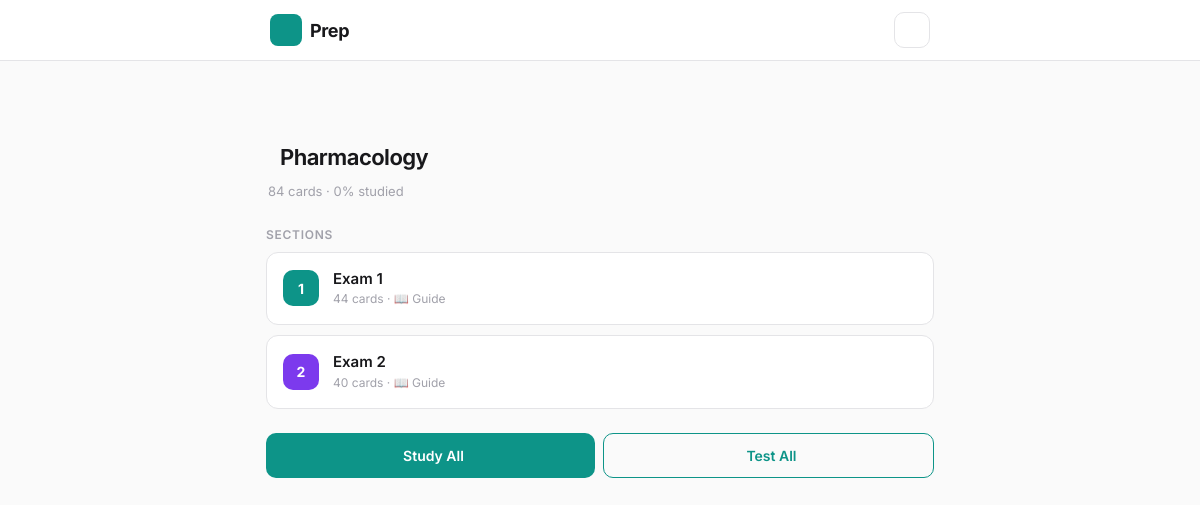
The app's page /category/pharmacology/, older data.
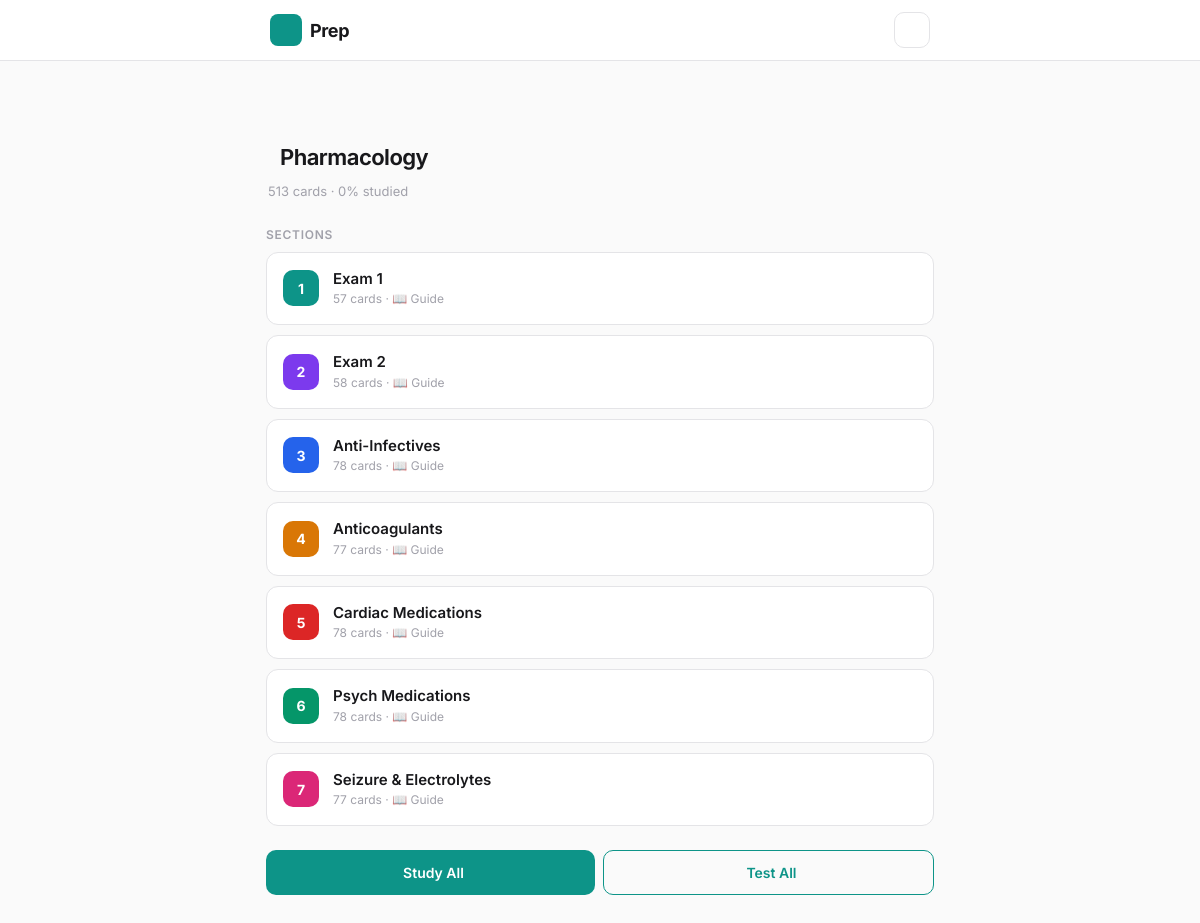
The same page, newer data.
### cards/models.py (models this page shows, shortened)
class Category(models.Model):
    name = models.CharField(max_length=100)
    slug = models.SlugField(unique=True)
    icon = models.CharField(max_length=10, default='📚')
    is_default = models.BooleanField(default=False)
    published = models.BooleanField(default=False, help_text='Show on homepage')
    class Meta:
        verbose_name_plural = 'categories'
        ordering = ['name']

class Deck(models.Model):
    category = models.ForeignKey(Category, on_delete=models.CASCADE, related_name='decks')
    name = models.CharField(max_length=100)
    slug = models.SlugField()
    order = models.IntegerField(default=0)
    description = models.CharField(max_length=255, blank=True, default='')
    class Meta:
        ordering = ['category', 'order']
        unique_together = ['category', 'slug']

### cards/views.py (the view)
# urls.py: path('category/<slug:slug>/', views.category_detail_view, name='category_detail'),
def category_detail_view(request, slug):
    category = get_object_or_404(Category, slug=slug)
    decks = category.decks.annotate(
        total=Count("cards"),
        studied_count=Count(
            "cards__progress", filter=Q(cards__progress__times_studied__gt=0)
        ),
    )
    deck_data = []
    for deck in decks:
        pct = round(deck.studied_count / deck.total * 100) if deck.total > 0 else 0
        guide_count = deck.guide_sections.count()
        deck_data.append(
            {
                "id": deck.id,
                "name": deck.name,
                "slug": deck.slug,
                "total": deck.total,
                "studied": deck.studied_count,
                "pct": pct,
                "has_guide": guide_count > 0,
            }
        )
    total_cards = Card.objects.filter(category=category).count()
    studied = Progress.objects.filter(
        card__category=category, times_studied__gt=0
    ).count()
    cat_pct = round(studied / total_cards * 100) if total_cards > 0 else 0
    return render(
        request,
        "cards/category_detail.html",
        {
            "category": category,
            "decks": deck_data,
            "total_cards": total_cards,
            "studied": studied,
            "cat_pct": cat_pct,
        },
    )

### cards/templates/cards/category_detail.html (shortened to what this page needs)
{% extends "cards/base.html" %}
{% load static %}
{% block body %}
<div class="page">
  <header class="page-header">
    <a href="{% url 'dashboard' %}" class="back-link"></a>
    <h1 class="page-title">{{ category.name }}</h1>
  </header>
  <p class="page-subtitle">{{ total_cards }} cards · {{ cat_pct }}% studied</p>
  <section class="section">
    <h2 class="section-title">Sections</h2>
    <div class="section-cards">
      {% for deck in decks %}
      <a href="{% url 'exam_detail' category.slug deck.id %}" class="section-card sc-{{ forloop.counter }}">
        <span class="section-card-num">{{ forloop.counter }}</span>
        <div class="section-card-body">
          <span class="section-card-name">{{ deck.name }}</span>
          <span class="section-card-meta">
            {{ deck.total }} card{{ deck.total|pluralize }}
            {% if deck.has_guide %} · 📖 Guide{% endif %}
          </span>
        </div>
      </a>
      {% endfor %}
    </div>
  </section>
  <section class="section">
    <div class="action-row">
      <a href="{% url 'study' %}?category={{ category.slug }}" class="action-pill">
         Study All
      </a>
      <a href="{% url 'quiz_setup' %}?category={{ category.slug }}" class="action-pill outline">
         Test All
      </a>
    </div>
  </section>
</div>
{% endblock %}

### cards/templates/cards/base.html (shortened to what this page needs)
<!DOCTYPE html>
<html lang="en">
<head>
  {% load static %}
  <link rel="stylesheet" href="https://unpkg.com/@phosphor-icons/web@2.1.1/src/bold/style.css">
  <link rel="stylesheet" href="{% static 'cards/css/styles.css' %}?v=13">
</head>
<body>
  <header class="global-header">
    <div class="global-header-inner">
      <a href="{% url 'dashboard' %}" class="global-logo">
        <span class="global-logo-icon"></span>
        <span class="global-logo-text">Prep</span>
      </a>
      <button id="btn-dark-mode-global" class="global-theme-btn" title="Toggle Dark Mode">
      </button>
    </div>
  </header>
  <main class="main-content">
    {% block body %}{% endblock %}
  </main>
</body>
</html>

Row changes from the older to the newer data that the page shows:
added Deck: name "Anti-Infectives"
added Deck: name "Anticoagulants"
added Deck: name "Cardiac Medications"
added Deck: name "Psych Medications"
added Deck: name "Seizure & Electrolytes"
Text that changed along with them:
{{ total_cards }}: "84" → "513"
new list line: "1 57 card s · 📖 Guide"
new list line: "2 58 card s · 📖 Guide"
new list line: "3 78 card s · 📖 Guide"
new list line: "4 77 card s · 📖 Guide"
new list line: "5 78 card s · 📖 Guide"
new list line: "6 78 card s · 📖 Guide"
new list line: "7 77 card s · 📖 Guide"
list line gone: "1 44 card s · 📖 Guide"
list line gone: "2 40 card s · 📖 Guide"
